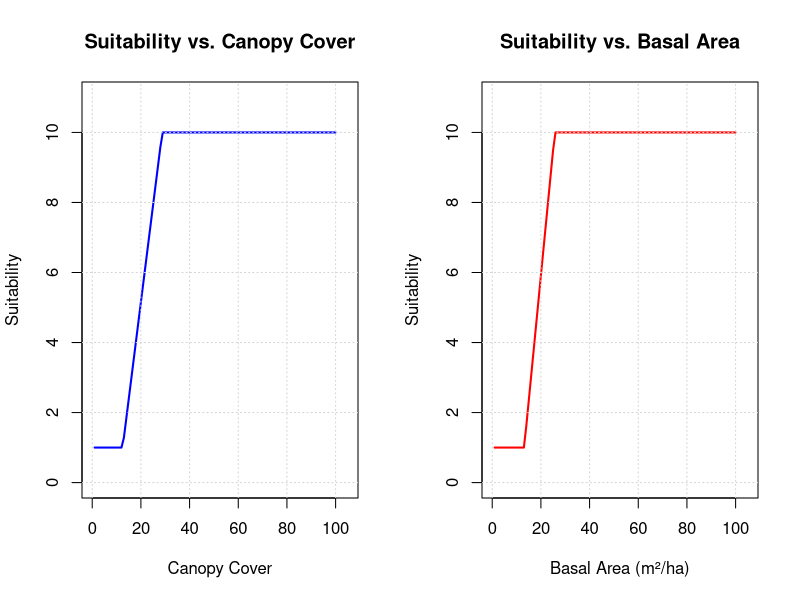

Write R code to recreate this figure.

calculate_start_canopy <- function(end_canopy_cover) {
  # Ensure input is numeric and within valid range
  if (!is.numeric(end_canopy_cover) || any(end_canopy_cover < 0)) {
    stop("Input must be a non-negative numeric value.")
  }
  
  # Calculate starting canopy cover before 20% reduction
  start_canopy_cover <- end_canopy_cover / 0.8
  
  return(start_canopy_cover)
}

## Example usage
# Historic Min 10%
calculate_start_canopy(10)

# ideal min = 23 %
calculate_start_canopy(23)

calculate_start_basal_area <- function(end_basal_area) {
  # Ensure input is numeric and non-negative
  if (!is.numeric(end_basal_area) || any(end_basal_area < 0)) {
    stop("Input must be a non-negative numeric value (m²/ha).")
  }
  
  # Calculate starting basal area before 30% reduction
  start_basal_area <- end_basal_area / 0.7
  
  return(start_basal_area)
}

## Example usage

# Historic Min = 9.2 m2/ha
calculate_start_basal_area(9.2)

# historic max = 18 m2/ha
calculate_start_basal_area(18)



# Define suitability function for canopy cover
suitability_canopy <- function(x) {
  ifelse(x < 1, NA,  
         ifelse(x <= 12.5, 1,  
                ifelse(x <= 28.75, (9/16.25) * (x - 12.5) + 1,  
                       ifelse(x <= 100, 10, NA)  
                )
         )
  )
}

# Define suitability function for basal area (m²/ha)
suitability_basal_area <- function(x) {
  ifelse(x < 1, NA,  
         ifelse(x <= 13.14, 1,  
                ifelse(x <= 25.71, (9/12.57) * (x - 13.14) + 1,  
                       ifelse(x <= 100, 10, NA)  
                )
         )
  )
}

# Generate values for both plots
x_canopy <- seq(0, 105, by = 1)
y_canopy <- sapply(x_canopy, suitability_canopy)

x_basal <- seq(0, 105, by = 1)
y_basal <- sapply(x_basal, suitability_basal_area)

# Plot both graphs side by side
par(mfrow=c(1,2))  # Arrange plots side by side

# First plot: Suitability vs. Canopy Cover
plot(x_canopy, y_canopy, type="l", col="blue", lwd=2, 
     xlab="Canopy Cover", ylab="Suitability", 
     main="Suitability vs. Canopy Cover", 
     ylim=c(0, 11))
grid()

# Second plot: Suitability vs. Basal Area (m²/ha)
plot(x_basal, y_basal, type="l", col="red", lwd=2, 
     xlab="Basal Area (m²/ha)", ylab="Suitability", 
     main="Suitability vs. Basal Area", 
     ylim=c(0, 11))
grid()

# Reset plotting parameters
par(mfrow=c(1,1))
